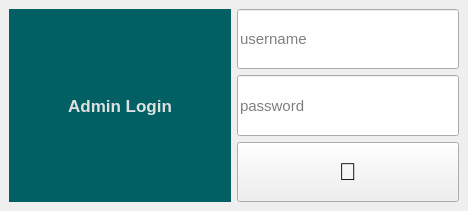
<?xml version="1.0" encoding="UTF-8"?>
<ui version="4.0">
 <class>admin_login</class>
 <widget class="QMainWindow" name="admin_login">
  <property name="geometry">
   <rect>
    <x>0</x>
    <y>0</y>
    <width>468</width>
    <height>211</height>
   </rect>
  </property>
  <property name="windowTitle">
   <string>Login</string>
  </property>
  <property name="windowIcon">
   <iconset>
    <normaloff>img/icon/admin-login.png</normaloff>img/icon/admin-login.png</iconset>
  </property>
  <widget class="QWidget" name="centralwidget">
   <layout class="QGridLayout" name="gridLayout">
    <item row="0" column="0">
     <widget class="QLabel" name="label">
      <property name="font">
       <font>
        <pointsize>13</pointsize>
        <bold>true</bold>
       </font>
      </property>
      <property name="styleSheet">
       <string notr="true">background-color: rgb(0, 96, 100);
color: rgb(224, 224, 224);</string>
      </property>
      <property name="text">
       <string>Admin Login</string>
      </property>
      <property name="alignment">
       <set>Qt::AlignCenter</set>
      </property>
     </widget>
    </item>
    <item row="0" column="1">
     <layout class="QHBoxLayout" name="horizontalLayout">
      <item>
       <layout class="QVBoxLayout" name="verticalLayout">
        <item>
         <widget class="QLineEdit" name="username">
          <property name="sizePolicy">
           <sizepolicy hsizetype="Preferred" vsizetype="Preferred">
            <horstretch>0</horstretch>
            <verstretch>0</verstretch>
           </sizepolicy>
          </property>
          <property name="font">
           <font>
            <pointsize>11</pointsize>
           </font>
          </property>
          <property name="placeholderText">
           <string>username</string>
          </property>
         </widget>
        </item>
        <item>
         <widget class="QLineEdit" name="password">
          <property name="sizePolicy">
           <sizepolicy hsizetype="Preferred" vsizetype="Preferred">
            <horstretch>0</horstretch>
            <verstretch>0</verstretch>
           </sizepolicy>
          </property>
          <property name="font">
           <font>
            <pointsize>11</pointsize>
            <italic>false</italic>
            <bold>false</bold>
            <underline>false</underline>
            <strikeout>false</strikeout>
           </font>
          </property>
          <property name="echoMode">
           <enum>QLineEdit::Password</enum>
          </property>
          <property name="placeholderText">
           <string>password</string>
          </property>
         </widget>
        </item>
        <item>
         <widget class="QPushButton" name="check_btn">
          <property name="sizePolicy">
           <sizepolicy hsizetype="Preferred" vsizetype="Preferred">
            <horstretch>0</horstretch>
            <verstretch>0</verstretch>
           </sizepolicy>
          </property>
          <property name="font">
           <font>
            <pointsize>18</pointsize>
            <bold>false</bold>
           </font>
          </property>
          <property name="text">
           <string>🔑</string>
          </property>
         </widget>
        </item>
       </layout>
      </item>
     </layout>
    </item>
   </layout>
  </widget>
 </widget>
 <resources/>
 <connections/>
</ui>
